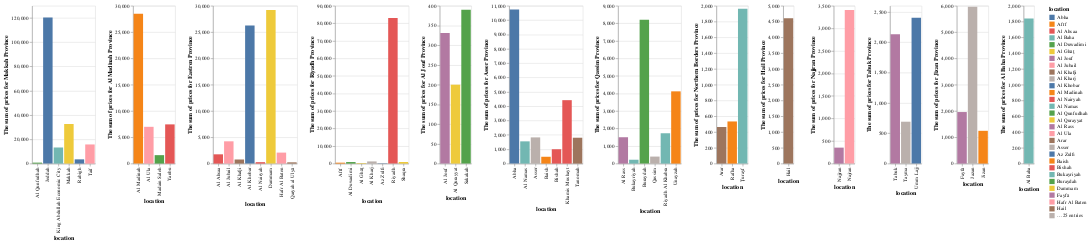

Notebook source saved alongside this figure:
### Markdown cell above
- As you can see the sum of the highest prices was for Makkah province
- As you can see the highest average for price was in Riyadh province 
- As you can see the most higher hotels price was for Eastren province

### Code cell
re1 = alt.Chart(df[ df["Region"]=="Makkah_Province"  ]).mark_bar().encode(
   x = alt.X("location"), 
   y = alt.Y("sum(price)", title=" The sum of prices for Makkah Province  "),
    color='location',
     tooltip = 'location'
   
) 

re2 = alt.Chart(df[ df["Region"]=="Al Madinah_Province"  ]).mark_bar().encode(
   x = alt.X("location"), 
   y = alt.Y("sum(price)", title=" The sum of prices for Al Madinah Province  "),
    color='location',
     tooltip = 'location'
   
) 
re3 = alt.Chart(df[ df["Region"]=="Eastren_Province"  ]).mark_bar().encode(
   x = alt.X("location"), 
   y = alt.Y("sum(price)", title=" The sum of prices for Eastren Province  "),
    color='location',
     tooltip = 'location'
   
)
re4 = alt.Chart(df[ df["Region"]=="Riyadh_Province"  ]).mark_bar().encode(
   x = alt.X("location"), 
   y = alt.Y("sum(price)", title=" The sum of prices for Riyadh Province  "),
    color='location',
     tooltip = 'location'
   
)
re5 = alt.Chart(df[ df["Region"]=="Al Jouf_Province"  ]).mark_bar().encode(
   x = alt.X("location"), 
   y = alt.Y("sum(price)", title=" The sum of prices for Al Jouf Province  "),
    color='location',
     tooltip = 'location'
   
)
re6 = alt.Chart(df[ df["Region"]=="Asser_Province"  ]).mark_bar().encode(
   x = alt.X("location"), 
   y = alt.Y("sum(price)", title=" The sum of prices for Asser Province  "),
    color='location',
     tooltip = 'location'
   
)
re7 = alt.Chart(df[ df["Region"]=="Qassim_Province"  ]).mark_bar().encode(
   x = alt.X("location"), 
   y = alt.Y("sum(price)", title=" The sum of prices for Qassim Province  "),
    color='location',
     tooltip = 'location'
   
)
re8 = alt.Chart(df[ df["Region"]=="Northern Borders_Province"  ]).mark_bar().encode(
   x = alt.X("location"), 
   y = alt.Y("sum(price)", title=" The sum of prices for Northern Borders Province  "),
    color='location',
     tooltip = 'location'
   
)
re9 = alt.Chart(df[ df["Region"]=="Hail_Province"  ]).mark_bar().encode(
   x = alt.X("location"), 
   y = alt.Y("sum(price)", title=" The sum of prices for Hail Province  "),
    color='location',
     tooltip = 'location'
   
)
re10 = alt.Chart(df[ df["Region"]=="Najjran_Province"  ]).mark_bar().encode(
   x = alt.X("location"), 
   y = alt.Y("sum(price)", title=" The sum of prices for Najjran Province  "),
    color='location',
     tooltip = 'location'
   
)
re11 = alt.Chart(df[ df["Region"]=="Tabuk_Province"  ]).mark_bar().encode(
   x = alt.X("location"), 
   y = alt.Y("sum(price)", title=" The sum of prices for Tabuk Province  "),
    color='location',
     tooltip = 'location'
   
)
re12 = alt.Chart(df[ df["Region"]=="Jizan_Province"  ]).mark_bar().encode(
   x = alt.X("location"), 
   y = alt.Y("sum(price)", title=" The sum of prices for Jizan Province  "),
    color='location',
     tooltip = 'location'
   
)
re13 = alt.Chart(df[ df["Region"]=="Al Baha_Province"  ]).mark_bar().encode(
   x = alt.X("location"), 
   y = alt.Y("sum(price)", title=" The sum of prices for Al Baha Province  "),
    color='location',
     tooltip = 'location'
   
)

re1|re2|re3|re4|re5|re6|re7|re8|re9|re10|re11|re12|re13
